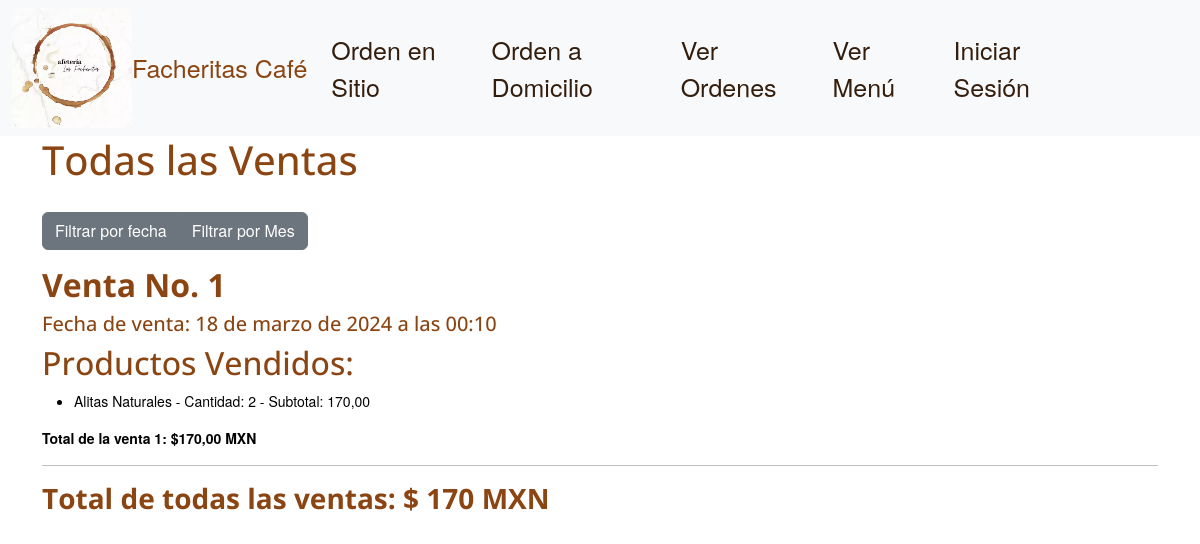
The app's page /Ventas/ventas/ with its own data.
### Venta/models.py (models this page shows, shortened)
class Venta(models.Model):
    mesa = models.ForeignKey(Mesa, on_delete=models.CASCADE, blank=True, null=True)
    pedido_domicilio=models.CharField(max_length=300, blank=True, null=True)
    total = models.DecimalField(max_digits=8, decimal_places=2, blank=True, null=True)
    fecha = models.DateTimeField(auto_now_add=True, blank=True, null=True)

class VentaItem(models.Model):
    venta = models.ForeignKey(Venta, on_delete=models.CASCADE, related_name='detalle')
    producto = models.ForeignKey(Producto, on_delete=models.CASCADE)
    cantidad = models.PositiveIntegerField()
    subtotal = models.DecimalField(max_digits=8, decimal_places=2, blank=True, null=True)
    sabor = models.CharField(max_length=100, blank=True, null=True)

### Menu/models.py (models this page shows, shortened)
class Producto(models.Model):
    nombre = models.CharField(max_length=50)
    descripcion = models.TextField()
    sabores_raw = models.CharField(max_length=255, blank=True, null=True)
    precio = models.DecimalField(max_digits=10, decimal_places=2)
    categoria = models.ForeignKey(CategoriaMenu, on_delete=models.CASCADE)
    imagen = models.ImageField(upload_to='productos/', blank=True, null=True)
    adicionales = models.ManyToManyField('Adicional', related_name='ingredientes_adicionales', blank=True)
    def obtener_sabores(self):
        if self.sabores_raw:
            return [sabor.strip() for sabor in self.sabores_raw.split(',')]
        else:
            return ['Ninguno']
    def set_sabores(self, sabores):
        self.sabores_raw = ', '.join(sabores)
    sabores = property(obtener_sabores, set_sabores)

### Venta/views.py (the view)
# urls.py: path('Ventas/', include('Venta.urls'), name='Venta')
def Ventas(request):
    fecha = request.GET.get('fecha')
    mes = request.GET.get('mes')
    año = request.GET.get('año')
    ventas = Venta.objects.all()
    total_ventas = ventas.aggregate(Sum('total'))['total__sum'] or 0
    if fecha:
        fecha = datetime.strptime(fecha, '%Y-%m-%d')
        ventas = ventas.filter(fecha__date=fecha)
        total_ventas = ventas.aggregate(Sum('total'))['total__sum'] or 0
    if mes:
        ventas = ventas.filter(fecha__month=mes, fecha__year=año)
        total_ventas = ventas.aggregate(Sum('total'))['total__sum'] or 0
    return render(request, 'venta.html', {'ventas': ventas, 'years': range(2024, 2034 ), 'total_ventas':total_ventas})

### Venta/templates/venta.html (shortened to what this page needs)
{% extends 'main.html' %}
{% block contenido %}
<h1>Todas las Ventas</h1>
<div class="btn-group" style="margin-top: 20px; ">
    <button type="button" class="btn btn-secondary" name="tipoFiltro" onclick="mostrarFecha()" style:"background-color: #9f663e; border-color: #9f663e;">
        Filtrar por fecha
    </button>
    <button type="button" class="btn btn-secondary" style:"background-color: #9f663e; border-color: #9f663e;"name="tipoFiltro" onclick="mostrarMes()">
        Filtrar por Mes
    </button>
</div>
{% for venta in ventas %}
<h2><strong> Venta No. {{venta.id}} </strong></h2>
<h5>Fecha de venta: {{ venta.fecha }}</h5>
<h2>Productos Vendidos:</h2>
<ul>
    {% for ventaitem in venta.detalle.all %}
    <li>{{ ventaitem.producto.nombre }} {{ ventaitem.sabor }} - Cantidad: {{ ventaitem.cantidad }} - Subtotal: {{ ventaitem.subtotal }}</li>
    {% endfor %}
</ul>
<p><strong>Total de la venta {{venta.id}}: ${{ venta.total }} MXN <strong></p>
    <hr>
{% endfor %}
<h3><strong>Total de todas las ventas: $ {{ total_ventas }} MXN <strong></h3>
{% endblock contenido %}

### static/css/style.css (style rules this page uses)
html body { background: white; }
h1, h2, h3, h4, h5, h6 { color: #8B4513; font-family: 'Open Sans', sans-serif; }
p { line-height: 1.5; }

### static/css/carrusel.css (style rules this page uses)
body { position: relative; height: 100%; }
body { font-family: Helvetica Neue, Helvetica, Arial, sans-serif; font-size: 14px; color: #000; margin: 0; padding: 0; overflow-x: hidden; }

### records on screen
Venta: id "1", fecha "18 de marzo de 2024 a las 00:10", total "170,00"
VentaItem: producto.nombre "Alitas", sabor "Naturales", cantidad "2", subtotal "170,00"

### other values on screen
{{ total_ventas }} "170"
